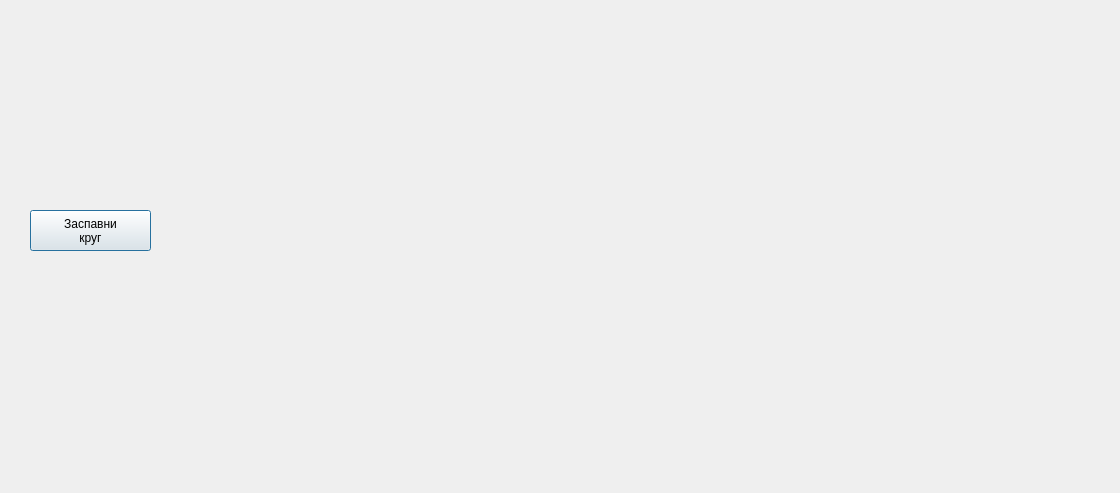
<?xml version="1.0" encoding="UTF-8"?>
<ui version="4.0">
 <class>Dialog</class>
 <widget class="QDialog" name="Dialog">
  <property name="geometry">
   <rect>
    <x>0</x>
    <y>0</y>
    <width>1120</width>
    <height>493</height>
   </rect>
  </property>
  <property name="windowTitle">
   <string>Dialog</string>
  </property>
  <widget class="QPushButton" name="pushButton">
   <property name="geometry">
    <rect>
     <x>30</x>
     <y>210</y>
     <width>121</width>
     <height>41</height>
    </rect>
   </property>
   <property name="text">
    <string>Заспавни
круг</string>
   </property>
  </widget>
 </widget>
 <resources/>
 <connections/>
</ui>
